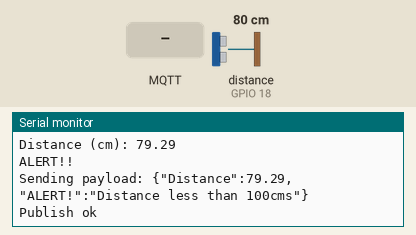
The sketch below on a simulated ESP32. Shown: the last lines printed to the serial monitor. Wiring (inferred from the names in the program): ultrasonic range finder: trigger GPIO 5; echo GPIO 18. Inputs (shaded band) come from the test bench; at power-on: distance to the obstacle (sensor on GPIO 18) 80 cm. The echo pulse lasts 58.3 µs per cm; WiFi joins after 1.5 s; servers stay silent unless stated; no MQTT or app messages arrive unless stated.

Above: at 2.7 s.
2.8 s: MQTT message "1" arrives on the first subscribed topic
At 3.9 s:
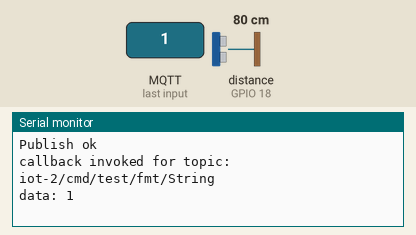
5.0 s: MQTT message "on" arrives on the first subscribed topic
At 7.4 s:
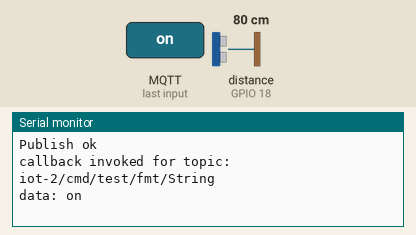
8.0 s: MQTT message "off" arrives on the first subscribed topic
At 10.3 s:
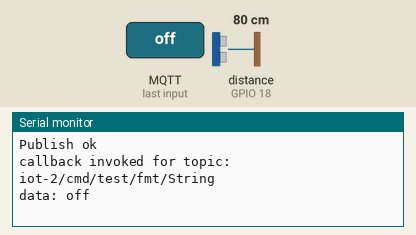
13.1 s: distance to the obstacle (sensor on GPIO 18) set to 4 cm
At 14.4 s:
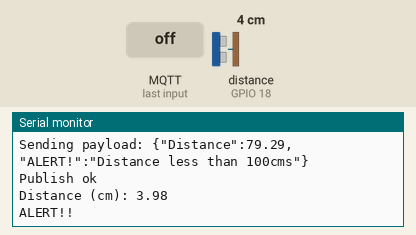

The sketch:

sketch.ino
```cpp
//------------------------------------------
//---- Assignment 3 ----
//----Team Mem 01 : Yuvaraj S K ----
//----Team ID: NM2023TMID14262 ----
//------------------------------------------


#include <WiFi.h>//library for wifi
#include <PubSubClient.h>//library for MQtt

void callback(char* subscribetopic, byte* payload, unsigned int payloadLength);

//-------credentials of IBM Accounts------
#define ORG "rbmk0u"//IBM ORGANITION ID
#define DEVICE_TYPE "abcd"//Device type mentioned in ibm watson IOT Platform
#define DEVICE_ID "1234"//Device ID mentioned in ibm watson IOT Platform
#define TOKEN "12345678" //Token
String data3;

//-------- Customise the above values --------
char server[] = ORG ".messaging.internetofthings.ibmcloud.com";// Server Name
char publishTopic[] = "iot-2/evt/Data/fmt/json";// topic name and type of event perform and format in which data to be send
char subscribetopic[] = "iot-2/cmd/test/fmt/String";// cmd  REPRESENT command type AND COMMAND IS TEST OF FORMAT STRING
char authMethod[] = "use-token-auth";// authentication method
char token[] = TOKEN;
char clientId[] = "d:" ORG ":" DEVICE_TYPE ":" DEVICE_ID;//client id


//-----------------------------------------
WiFiClient wifiClient; // creating the instance for wificlient
PubSubClient client(server, 1883, callback ,wifiClient); //calling the predefined client id by passing parameter like server id,portand wificredential

const int trigPin = 5;
const int echoPin = 18;
#define SOUND_SPEED 0.034
long duration;
float distance;

void setup() // configuring the ESP32
{
  Serial.begin(115200);
  pinMode(trigPin, OUTPUT);
  pinMode(echoPin, INPUT);
  wificonnect();
  mqttconnect();
}

void loop() // Recursive Function
{
  digitalWrite(trigPin, LOW);
  delayMicroseconds(2);
  digitalWrite(trigPin, HIGH);
  delayMicroseconds(10);
  digitalWrite(trigPin, LOW);
  duration = pulseIn(echoPin, HIGH);
  distance = duration * SOUND_SPEED/2;
  Serial.print("Distance (cm): ");
  Serial.println(distance);

  if(distance<100)
  {
    Serial.println("ALERT!!");
    delay(1000);
    PublishData(distance);
    delay(1000);

    if (!client.loop())
    {
      mqttconnect();
    }
  }
  delay(1000);
}

/*.....................................retrieving to Cloud...............................*/

void PublishData(float dist)
{
  mqttconnect();//function call for connecting to ibm
  /*
     creating the String in in form JSon to update the data to ibm cloud
  */
  String payload = "{\"Distance\":";
  payload += dist;
  payload += ",\"ALERT!\":""\"Distance less than 100cms\"";
  payload += "}";

  Serial.print("Sending payload: ");
  Serial.println(payload);


  if (client.publish(publishTopic, (char*) payload.c_str()))
  {
    Serial.println("Publish ok");
  } else {
    Serial.println("Publish failed");
  }
}


void mqttconnect()
{
  if (!client.connected())
  {
    Serial.print("Reconnecting client to ");
    Serial.println(server);
    while (!!!client.connect(clientId, authMethod, token))
    {
      Serial.print(".");
      delay(500);
    }

    initManagedDevice();
    Serial.println();
  }
}

void wificonnect()//function defination for wificonnect
{
  Serial.println();
  Serial.print("Connecting to ");
  WiFi.begin("Wokwi-GUEST", "", 6);//passing the wifi credentials to establish the connection
  while (WiFi.status() != WL_CONNECTED)
  {
    delay(500);
    Serial.print(".");
  }
  Serial.println("");
  Serial.println("WiFi connected");
  Serial.println("IP address: ");
  Serial.println(WiFi.localIP());
}

void initManagedDevice()
{
  if (client.subscribe(subscribetopic))
  {
    Serial.println((subscribetopic));
    Serial.println("subscribe to cmd OK");
  }
  else
  {
    Serial.println("subscribe to cmd FAILED");
  }
}

void callback(char* subscribetopic, byte* payload, unsigned int payloadLength)
{
  Serial.print("callback invoked for topic: ");
  Serial.println(subscribetopic);
  for (int i = 0; i < payloadLength; i++) {
    //Serial.print((char)payload[i]);
    data3 += (char)payload[i];
  }
  Serial.println("data: "+ data3);
  data3="";
}
```

Measured:
- after the input at 2.8 s, the serial monitor: prints a new line after 0.77 s (image 1)
- after the input at 5.0 s, the serial monitor: prints a new line after 1.6 s (image 2)
- after the input at 8.0 s, the serial monitor: prints a new line after 1.6 s (image 3)
- after the input at 13.1 s, the serial monitor: prints a new line after 0.49 s (image 4)
